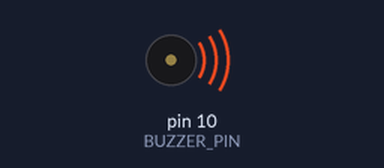
The sketch below on a simulated Arduino Uno, built with avr-gcc and run on an emulated ATmega328P. On the bench: buzzer (waves = sounding, pin HIGH).

Above: at 0.6 s.
At 3.2 s:
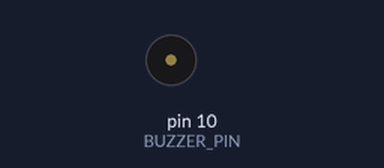
Timing chart, 0 to 4.7 s (numbered marks = the images above):
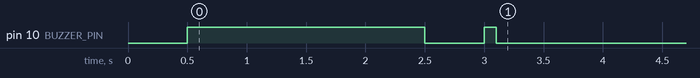

The sketch:

code.ino
```cpp
// Active buzzer unit test sketch (ESP32-S3 Arduino variant of code/code.ino):
//   LOW until 500 ms, HIGH 500-2500 ms, LOW until 3000 ms, then a 100 ms HIGH pulse.

const int BUZZER_PIN = 10;

void setup() {
  pinMode(BUZZER_PIN, OUTPUT);
  digitalWrite(BUZZER_PIN, LOW);
  delay(500);
  digitalWrite(BUZZER_PIN, HIGH);
  delay(2000);
  digitalWrite(BUZZER_PIN, LOW);
  delay(500);
  digitalWrite(BUZZER_PIN, HIGH);
  delay(100);
  digitalWrite(BUZZER_PIN, LOW);
}

void loop() {}
```
